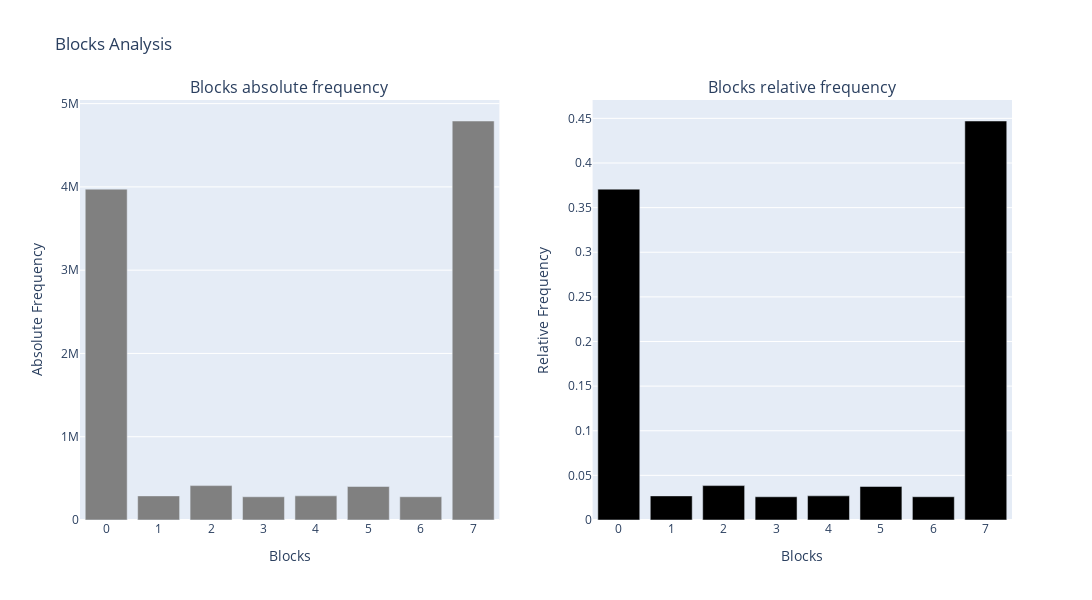

Notebook code for this chart:
### Code cell
blocks_eth = blocks_size_3['ETHUSDT']
analyser = RandomnessAnalysis(blocks_df=blocks_eth, s=s)
frequencies_df = analyser.compute_blocks_frequencies()
plot_block_frequencies(frequencies_df)

### Figure 1 — Plotly figure (JSON) as saved in the notebook; plotly's stock layout.template omitted (floating-point values rounded to 4 significant figures)
{"data": [{"marker": {"color": "gray"}, "name": "Blocks absolute frequency", "type": "bar", "x": ["0", "1", "2", "3", "4", "5", "6", "7"], "xaxis": "x", "y": [3972983, 289578, 413051, 278884, 290239, 402559, 279290, 4791246], "yaxis": "y"}, {"marker": {"color": "black"}, "name": "Blocks relative frequency", "type": "bar", "x": ["0", "1", "2", "3", "4", "5", "6", "7"], "xaxis": "x2", "y": [0.3707, 0.02702, 0.03854, 0.02602, 0.02708, 0.03756, 0.02606, 0.447], "yaxis": "y2"}], "layout": {"annotations": [{"font": {"size": 16}, "showarrow": false, "text": "Blocks absolute frequency", "x": 0.225, "xanchor": "center", "xref": "paper", "y": 1, "yanchor": "bottom", "yref": "paper"}, {"font": {"size": 16}, "showarrow": false, "text": "Blocks relative frequency", "x": 0.775, "xanchor": "center", "xref": "paper", "y": 1, "yanchor": "bottom", "yref": "paper"}], "height": 600, "showlegend": false, "title": {"text": "Blocks Analysis"}, "width": 1200, "xaxis": {"anchor": "y", "domain": [0, 0.45], "title": {"text": "Blocks"}}, "xaxis2": {"anchor": "y2", "domain": [0.55, 1], "title": {"text": "Blocks"}}, "yaxis": {"anchor": "x", "domain": [0, 1], "title": {"text": "Absolute Frequency"}}, "yaxis2": {"anchor": "x2", "domain": [0, 1], "title": {"text": "Relative Frequency"}}}}
